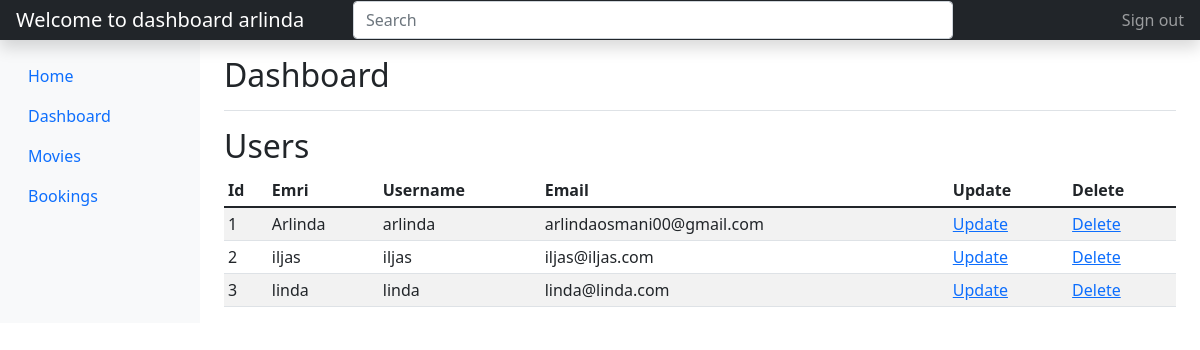
Screenshot of /mms/dashboard.php (signed in) with the database file from the repository.
### tables this page shows
CREATE TABLE `users` (
  `id` int(255) NOT NULL,
  `emri` varchar(255) NOT NULL,
  `username` varchar(255) NOT NULL,
  `email` varchar(255) NOT NULL,
  `password` varchar(255) NOT NULL,
  `confirm_password` varchar(255) NOT NULL,
  `is_admin` varchar(255) NOT NULL
);

### mms/dashboard.php (the view, shortened to what this page needs)
<?php
    include_once('config.php');
    $sql = "SELECT * FROM users";
    $selectUsers = $conn->prepare($sql);
    $selectUsers->execute();
    $users_data = $selectUsers->fetchAll();
 ?>
 <!DOCTYPE html>
 <html>
 <head>
 	<link href="https://cdn.jsdelivr.net/npm/bootstrap@5.1.3/dist/css/bootstrap.min.css" rel="stylesheet">
 </head>
 <body>
 <header class="navbar navbar-dark sticky-top bg-dark flex-md-nowrap p-0 shadow">
  <a class="navbar-brand col-md-3 col-lg-2 me-0 px-3" href="#"><?php echo "Welcome to dashboard ".$_SESSION['username']; ?></a>
  <input class="form-control form-control-dark w-50" type="text" placeholder="Search" aria-label="Search">
  <div class="navbar-nav">
    <div class="nav-item text-nowrap">
      <a class="nav-link px-3" href="logout.php">Sign out</a>
    </div>
  </div>
</header>
<div class="container-fluid">
  <div class="row">
    <nav id="sidebarMenu" class="col-md-3 col-lg-2 d-md-block bg-light sidebar collapse">
      <div class="position-sticky pt-3">
        <ul class="nav flex-column">
           <?php if ($_SESSION['is_admin'] == 'true') { ?>
            <li class="nav-item">
              <a class="nav-link" href="home.php">
                Home
              </a>
            </li>
          <li class="nav-item">
            <a class="nav-link active" aria-current="page" href="dashboard.php">
              Dashboard
            </a>
          </li>
          <li class="nav-item">
            <a class="nav-link" href="list_movies.php">
              Movies
            </a>
          </li>
          <li class="nav-item">
            <a class="nav-link" href="bookings.php">
              Bookings
            </a>
          </li>
        </ul>
      <?php
      } ?>
      </div>
    </nav>
    <main class="col-md-9 ms-sm-auto col-lg-10 px-md-4">
      <div class="d-flex justify-content-between flex-wrap flex-md-nowrap align-items-center pt-3 pb-2 mb-3 border-bottom">
        <h1 class="h2">Dashboard</h1>
      </div>
    <?php if ($_SESSION['is_admin'] == 'true') { ?>
      <h2>Users</h2>
      <div class="table-responsive">
        <table class="table table-striped table-sm">
          <thead>
            <tr>
              <th scope="col">Id</th>
              <th scope="col">Emri</th>
              <th scope="col">Username</th>
              <th scope="col">Email</th>
              <th scope="col">Update</th>
              <th scope="col">Delete</th>
            </tr>
          </thead>
          <tbody>
            <?php foreach ($users_data as $user_data) { ?>
               <tr>
                <td><?php echo $user_data['id']; ?></td>
                <td><?php echo $user_data['emri']; ?></td>
                <td><?php echo $user_data['username']; ?></td>
                <td><?php echo $user_data['email']; ?></td>
                <td><a href="editUsers.php?id=<?= $user_data['id'];?>">Update</a></td>
                <td><a href="deleteUsers.php?id=<?= $user_data['id'];?>">Delete</a></td>
              </tr>
           <?php  } ?>
          </tbody>
        </table>
      </div>
     <?php  } else {
    } ?>
    </main>
  </div>
</div>
  </body>
</html>
 </body>
 </html>

### rows the page displays
users: id "1", emri "Arlinda", username "arlinda", email "arlindaosmani00@gmail.com"
users: id "2", emri "iljas", username "iljas", email "iljas@iljas.com"
users: id "3", emri "linda", username "linda", email "linda@linda.com"

### other values shown
$_SESSION['username'] "arlinda"
